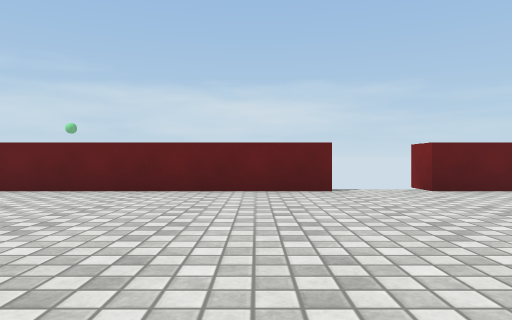
view 1 (above)

18 first-person views from a walk through a Unity game level. The camera is 0.64 m above the floor, looks level and sees 70° across. The floor is counted in squares, 1 m on a side. Each view is taken from the middle of a square. On the plan, view 1 faces up. The plan holds only what a view shows up to about 10 squares ahead; the rest is blank. The place goes on beyond the plan. The player is left out. Door leaves are left out, so doorways stand open. Surface patterns are stand-ins for the level's own textures.

view 2
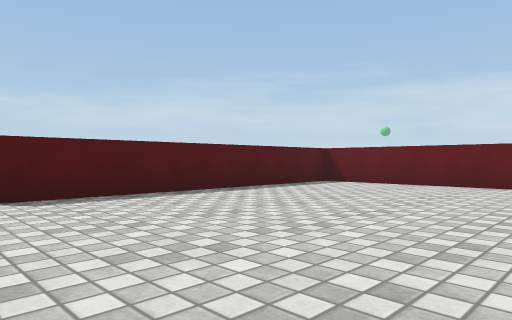

view 3
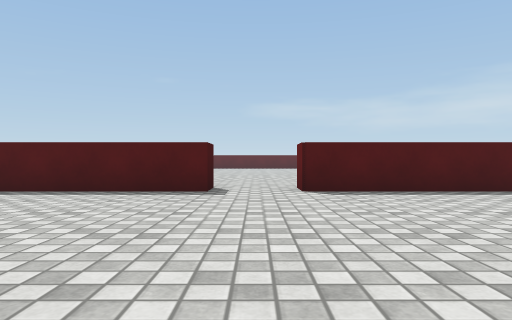

view 4
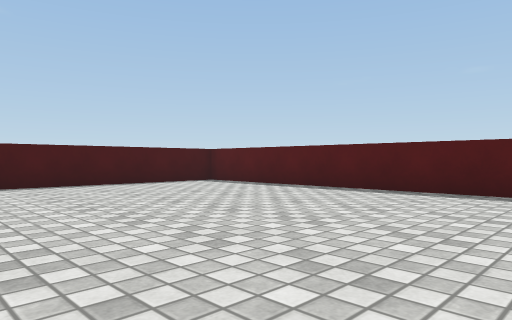

view 5
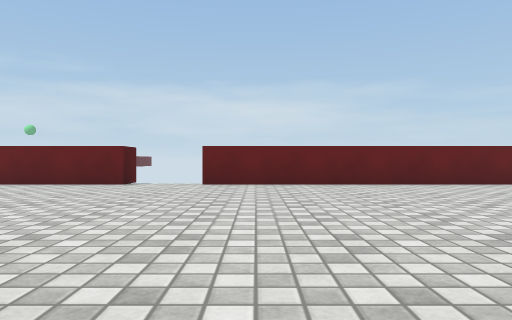

view 6
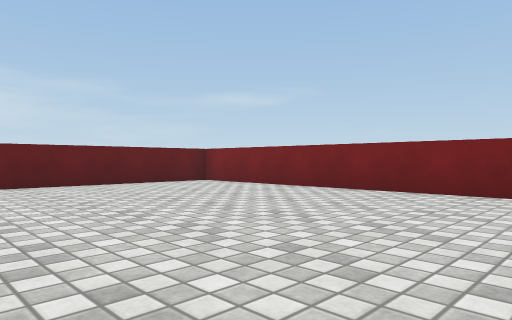

view 7
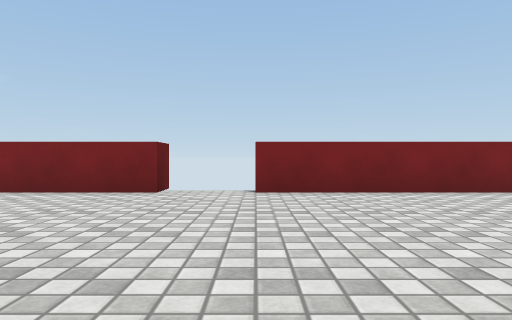

view 8
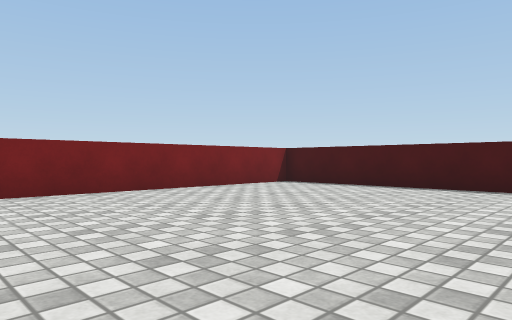

view 9
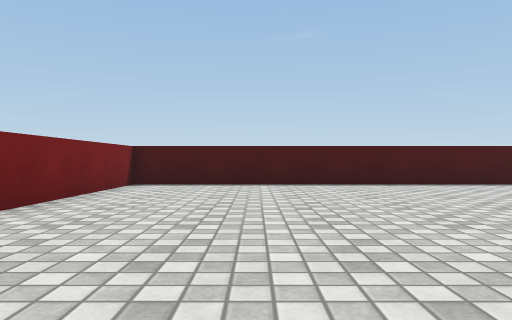

view 10
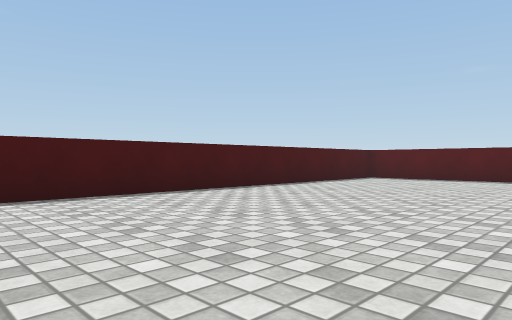

view 11
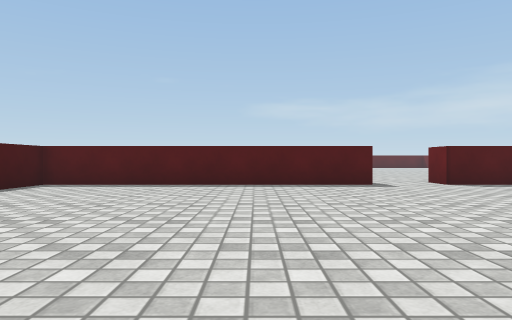

view 12
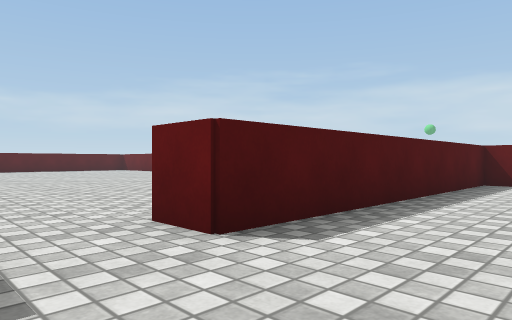

view 13
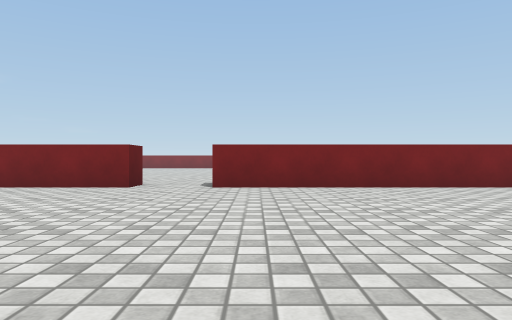

view 14
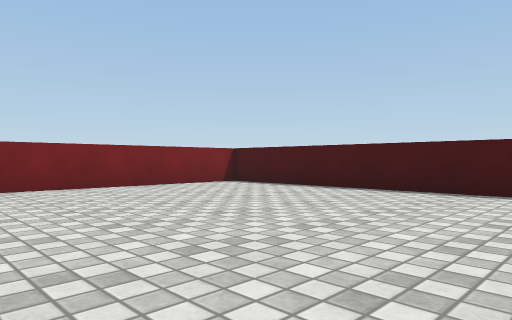

view 15
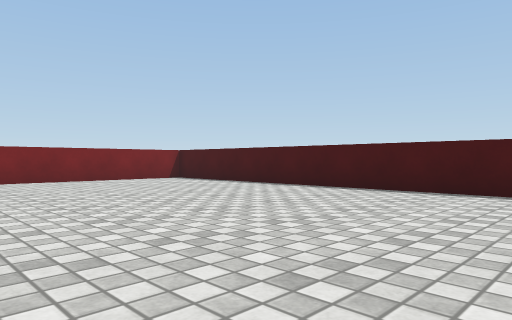

view 16
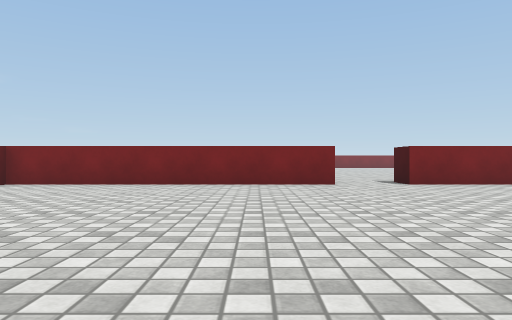

view 17
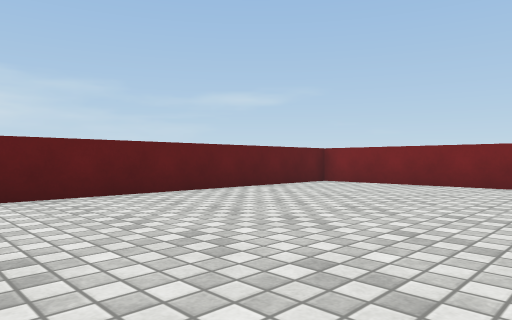

view 18
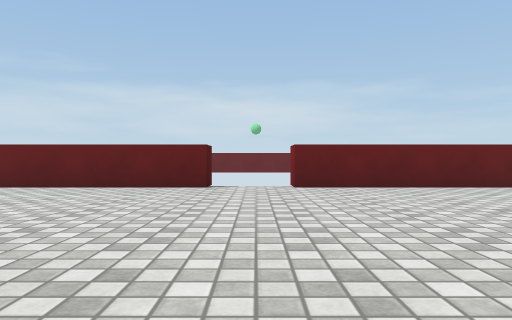

### Floor plan
Points are (right, up) in squares from view 1. A wall is a line through its corners. A room is listed if a view was taken in it or the views show most of it. See-through windows are left out.
Room 1 (views 1, 2, 3, 4, 5, 6, 7, 8, 9, 10, 11, 12)
walls: (-6.4, -3) (-6.4, -11.5) (12.2, -11.5) (12.2, -3); (1.6, 7.5) (-6.4, 7.5) (-6.4, -1); (13.1, -1) (12.2, -1) (12.2, 5); (11.8, 7.5) (3.6, 7.5)
ways out: open door at (-7, -2) to room 2; open door at (2.5, 8); open door at (12.8, -2)
Room 2 (views 13, 14, 15, 16, 17, 18)
walls: (-7.5, -1) (-7.5, 7.5); (-17.8, -11.5) (-9.4, -11.5); (-18.1, 7.5) (-21.5, 7.5); (-7.5, -10) (-7.5, -3); (-9.2, 7.5) (-16.1, 7.5)
ways out: open door at (-7, -2) to room 1; gap at (-17, 8)

Where each view was taken, in squares from view 1:
view 1: 0 up, 0 right, facing up
view 2: 2 down, 0 right, facing up-left
view 3: 2 down, 1 right, facing left
view 4: 2 down, 1 right, facing down-left
view 5: 2 down, 5 right, facing up
view 6: 2 down, 5 right, facing up-right
view 7: 3 down, 5 right, facing right
view 8: 3 down, 5 right, facing down-right
view 9: 2 down, 9 right, facing down
view 10: 5 down, 6 right, facing down-left
view 11: 6 down, 3 right, facing left
view 12: 3 down, 4 left, facing up-left
view 13: 4 down, 16 left, facing right
view 14: 4 down, 16 left, facing down-right
view 15: 4 down, 19 left, facing down-right
view 16: 1 up, 17 left, facing right
view 17: 1 up, 17 left, facing up-right
view 18: 1 down, 17 left, facing up
